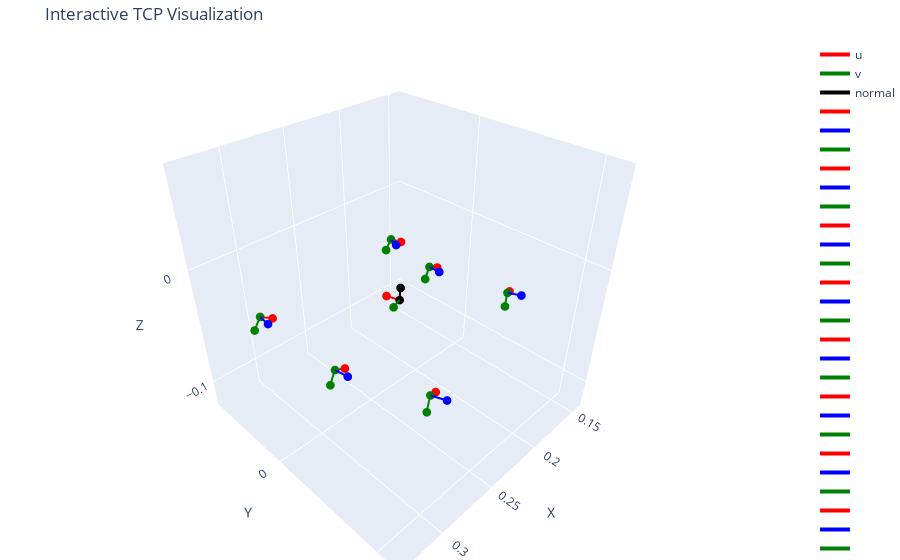

This figure's notebook cell:
### Code cell
import plotly.graph_objects as go
from scipy.spatial.transform import Rotation as R

def arrow(start, vec, color, name=""):
    return go.Scatter3d(
        x=[start[0], start[0] + vec[0]],
        y=[start[1], start[1] + vec[1]],
        z=[start[2], start[2] + vec[2]],
        mode="lines+markers",
        line=dict(color=color, width=4),
        marker=dict(size=3, color=color),
        name=name
    )

def plot_poses(T, u,v,origin, normal, poses, fig):

    # pose positions
    for i, s in enumerate(poses):
        pos = np.array([s["ee.x"], s["ee.y"], s["ee.z"]])
        rotvec = np.array([s["ee.wx"], s["ee.wy"], s["ee.wz"]])

        # --- Convert to rotation matrix ---
        rot = R.from_rotvec(rotvec)
        R_mat = rot.as_matrix()

        # --- Original coordinate axes ---
        x_axis = np.array([1, 0, 0])
        y_axis = np.array([0, 1, 0])
        z_axis = np.array([0, 0, 1])

        # --- Rotated axes ---
        x_rot = R_mat @ x_axis
        y_rot = R_mat @ y_axis
        z_rot = R_mat @ z_axis
        fig.add_trace(arrow(pos, x_rot * 0.01, 'red'))
        fig.add_trace(arrow(pos, y_rot * 0.01, 'blue'))
        fig.add_trace(arrow(pos, z_rot * 0.01, 'green'))



fig = go.Figure()

# Axes
fig.add_trace(arrow(origin, u * 0.01, "red", "u"))
fig.add_trace(arrow(origin, v * 0.01, "green", "v"))
fig.add_trace(arrow(origin, normal * 0.01, "black", "normal"))

plot_poses(T, u, v, origin, normal, poses, fig)
    # Layout
r = 0.1
fig.update_layout(
    scene=dict(
        xaxis=dict(range=[origin[0] - r, origin[0] + r], title='X'),
        yaxis=dict(range=[origin[1] - r, origin[1] + r], title='Y'),
        zaxis=dict(range=[origin[2] - r, origin[2] + r], title='Z'),
        aspectmode='cube'
    ),
    margin=dict(l=0, r=0, t=40, b=0),
    title="Interactive TCP Visualization",
)
fig.show()
print("num poses: ", len(poses))

### Figure 1 — Plotly figure (JSON) as saved in the notebook; plotly's stock layout.template omitted (floating-point values rounded to 4 significant figures)
{"data": [{"line": {"color": "red", "width": 4}, "marker": {"color": "red", "size": 3}, "mode": "lines+markers", "name": "u", "x": [0.2382, 0.2417], "y": [0.01953, 0.01018], "z": [-0.02409, -0.02358], "type": "scatter3d"}, {"line": {"color": "green", "width": 4}, "marker": {"color": "green", "size": 3}, "mode": "lines+markers", "name": "v", "x": [0.2382, 0.2475], "y": [0.01953, 0.02306], "z": [-0.02409, -0.02366], "type": "scatter3d"}, {"line": {"color": "black", "width": 4}, "marker": {"color": "black", "size": 3}, "mode": "lines+markers", "name": "normal", "x": [0.2382, 0.2376], "y": [0.01953, 0.01986], "z": [-0.02409, -0.01411], "type": "scatter3d"}, {"line": {"color": "red", "width": 4}, "marker": {"color": "red", "size": 3}, "mode": "lines+markers", "name": "", "x": [0.2935, 0.2854], "y": [0.0994, 0.09628], "z": [-0.02237, -0.02731], "type": "scatter3d"}, {"line": {"color": "blue", "width": 4}, "marker": {"color": "blue", "size": 3}, "mode": "lines+markers", "name": "", "x": [0.2935, 0.2899], "y": [0.0994, 0.1087], "z": [-0.02237, -0.02234], "type": "scatter3d"}, {"line": {"color": "green", "width": 4}, "marker": {"color": "green", "size": 3}, "mode": "lines+markers", "name": "", "x": [0.2935, 0.2981], "y": [0.0994, 0.1012], "z": [-0.02237, -0.03106], "type": "scatter3d"}, {"line": {"color": "red", "width": 4}, "marker": {"color": "red", "size": 3}, "mode": "lines+markers", "name": "", "x": [0.3154, 0.3068], "y": [0.0419, 0.04064], "z": [-0.02566, -0.03065], "type": "scatter3d"}, {"line": {"color": "blue", "width": 4}, "marker": {"color": "blue", "size": 3}, "mode": "lines+markers", "name": "", "x": [0.3154, 0.3139], "y": [0.0419, 0.05179], "z": [-0.02566, -0.02563], "type": "scatter3d"}, {"line": {"color": "green", "width": 4}, "marker": {"color": "green", "size": 3}, "mode": "lines+markers", "name": "", "x": [0.3154, 0.3203], "y": [0.0419, 0.04265], "z": [-0.02566, -0.03433], "type": "scatter3d"}, {"line": {"color": "red", "width": 4}, "marker": {"color": "red", "size": 3}, "mode": "lines+markers", "name": "", "x": [0.3221, 0.3137], "y": [-0.02406, -0.02329], "z": [-0.01725, -0.02252], "type": "scatter3d"}, {"line": {"color": "blue", "width": 4}, "marker": {"color": "blue", "size": 3}, "mode": "lines+markers", "name": "", "x": [0.3221, 0.323], "y": [-0.02406, -0.0141], "z": [-0.01725, -0.01722], "type": "scatter3d"}, {"line": {"color": "green", "width": 4}, "marker": {"color": "green", "size": 3}, "mode": "lines+markers", "name": "", "x": [0.3221, 0.3274], "y": [-0.02406, -0.0245], "z": [-0.01725, -0.02575], "type": "scatter3d"}, {"line": {"color": "red", "width": 4}, "marker": {"color": "red", "size": 3}, "mode": "lines+markers", "name": "", "x": [0.312, 0.3041], "y": [-0.09047, -0.0878], "z": [-0.01048, -0.01598], "type": "scatter3d"}, {"line": {"color": "blue", "width": 4}, "marker": {"color": "blue", "size": 3}, "mode": "lines+markers", "name": "", "x": [0.312, 0.3152], "y": [-0.09047, -0.08099], "z": [-0.01048, -0.01045], "type": "scatter3d"}, {"line": {"color": "green", "width": 4}, "marker": {"color": "green", "size": 3}, "mode": "lines+markers", "name": "", "x": [0.312, 0.3172], "y": [-0.09047, -0.09219], "z": [-0.01048, -0.01884], "type": "scatter3d"}, {"line": {"color": "red", "width": 4}, "marker": {"color": "red", "size": 3}, "mode": "lines+markers", "name": "", "x": [0.1781, 0.1697], "y": [-0.05045, -0.04736], "z": [-0.02867, -0.03321], "type": "scatter3d"}, {"line": {"color": "blue", "width": 4}, "marker": {"color": "blue", "size": 3}, "mode": "lines+markers", "name": "", "x": [0.1781, 0.1815], "y": [-0.05045, -0.04106], "z": [-0.02867, -0.02864], "type": "scatter3d"}, {"line": {"color": "green", "width": 4}, "marker": {"color": "green", "size": 3}, "mode": "lines+markers", "name": "", "x": [0.1781, 0.1823], "y": [-0.05045, -0.05198], "z": [-0.02867, -0.03759], "type": "scatter3d"}, {"line": {"color": "red", "width": 4}, "marker": {"color": "red", "size": 3}, "mode": "lines+markers", "name": "", "x": [0.1863, 0.1774], "y": [-0.0002372, -0.0001687], "z": [-0.02905, -0.03356], "type": "scatter3d"}, {"line": {"color": "blue", "width": 4}, "marker": {"color": "blue", "size": 3}, "mode": "lines+markers", "name": "", "x": [0.1863, 0.1864], "y": [-0.0002372, 0.009763], "z": [-0.02905, -0.02902], "type": "scatter3d"}, {"line": {"color": "green", "width": 4}, "marker": {"color": "green", "size": 3}, "mode": "lines+markers", "name": "", "x": [0.1863, 0.1908], "y": [-0.0002372, -0.0002341], "z": [-0.02905, -0.03798], "type": "scatter3d"}, {"line": {"color": "red", "width": 4}, "marker": {"color": "red", "size": 3}, "mode": "lines+markers", "name": "", "x": [0.1721, 0.164], "y": [0.06263, 0.05888], "z": [-0.02922, -0.03371], "type": "scatter3d"}, {"line": {"color": "blue", "width": 4}, "marker": {"color": "blue", "size": 3}, "mode": "lines+markers", "name": "", "x": [0.1721, 0.1679], "y": [0.06263, 0.0717], "z": [-0.02922, -0.02918], "type": "scatter3d"}, {"line": {"color": "green", "width": 4}, "marker": {"color": "green", "size": 3}, "mode": "lines+markers", "name": "", "x": [0.1721, 0.1762], "y": [0.06263, 0.06455], "z": [-0.02922, -0.03815], "type": "scatter3d"}, {"line": {"color": "red", "width": 4}, "marker": {"color": "red", "size": 3}, "mode": "lines+markers", "name": "", "x": [0.1259, 0.1205], "y": [0.1176, 0.1104], "z": [-0.03003, -0.03446], "type": "scatter3d"}, {"line": {"color": "blue", "width": 4}, "marker": {"color": "blue", "size": 3}, "mode": "lines+markers", "name": "", "x": [0.1259, 0.1179], "y": [0.1176, 0.1235], "z": [-0.03003, -0.02999], "type": "scatter3d"}, {"line": {"color": "green", "width": 4}, "marker": {"color": "green", "size": 3}, "mode": "lines+markers", "name": "", "x": [0.1259, 0.1285], "y": [0.1176, 0.1211], "z": [-0.03003, -0.03899], "type": "scatter3d"}], "layout": {"scene": {"xaxis": {"range": [0.1382, 0.3382], "title": {"text": "X"}}, "yaxis": {"range": [-0.08047, 0.1195], "title": {"text": "Y"}}, "zaxis": {"range": [-0.1241, 0.07591], "title": {"text": "Z"}}, "aspectmode": "cube"}, "margin": {"l": 0, "r": 0, "t": 40, "b": 0}, "title": {"text": "Interactive TCP Visualization"}}}
